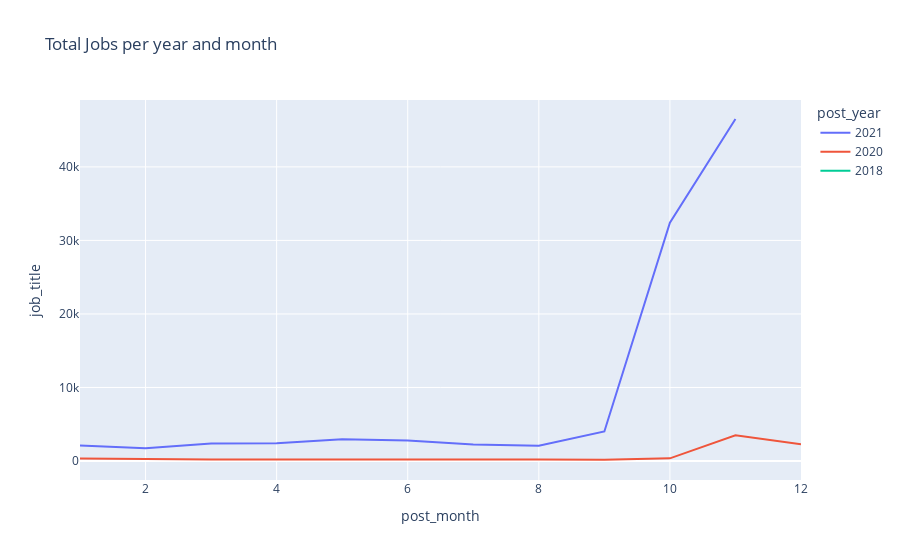

The notebook cell saved with this chart:
### Code cell
import plotly.express as px
# px.bar(totalJobsByYearMonth(df).reset_index().reset_index(), x='post_month', y='job_title')
aux = totalJobsByYearMonth(df, 'post_date').reset_index().reset_index()
fig = px.line(aux,  x='post_month', y='job_title', 
              color='post_year', title='Total Jobs per year and month')
fig.show()

### Figure 1 — Plotly figure (JSON) as saved in the notebook; plotly's stock layout.template omitted (floating-point values rounded to 4 significant figures)
{"data": [{"hovertemplate": "post_year=2021<br>post_month=%{x}<br>job_title=%{y}<extra></extra>", "legendgroup": "2021", "line": {"color": "#636efa", "dash": "solid"}, "marker": {"symbol": "circle"}, "mode": "lines", "name": "2021", "orientation": "v", "showlegend": true, "type": "scatter", "x": [11, 10, 9, 8, 7, 6, 5, 4, 3, 2, 1], "xaxis": "x", "y": [46514, 32403, 4022, 2073, 2251, 2789, 2957, 2431, 2367, 1739, 2105], "yaxis": "y"}, {"hovertemplate": "post_year=2020<br>post_month=%{x}<br>job_title=%{y}<extra></extra>", "legendgroup": "2020", "line": {"color": "#EF553B", "dash": "solid"}, "marker": {"symbol": "circle"}, "mode": "lines", "name": "2020", "orientation": "v", "showlegend": true, "type": "scatter", "x": [12, 11, 10, 9, 8, 7, 6, 5, 4, 3, 2, 1], "xaxis": "x", "y": [2263, 3485, 365, 173, 192, 190, 158, 156, 115, 210, 287, 347], "yaxis": "y"}, {"hovertemplate": "post_year=2018<br>post_month=%{x}<br>job_title=%{y}<extra></extra>", "legendgroup": "2018", "line": {"color": "#00cc96", "dash": "solid"}, "marker": {"symbol": "circle"}, "mode": "lines", "name": "2018", "orientation": "v", "showlegend": true, "type": "scatter", "x": [11], "xaxis": "x", "y": [1], "yaxis": "y"}], "layout": {"legend": {"title": {"text": "post_year"}, "tracegroupgap": 0}, "title": {"text": "Total Jobs per year and month"}, "xaxis": {"anchor": "y", "domain": [0, 1], "title": {"text": "post_month"}}, "yaxis": {"anchor": "x", "domain": [0, 1], "title": {"text": "job_title"}}}}
